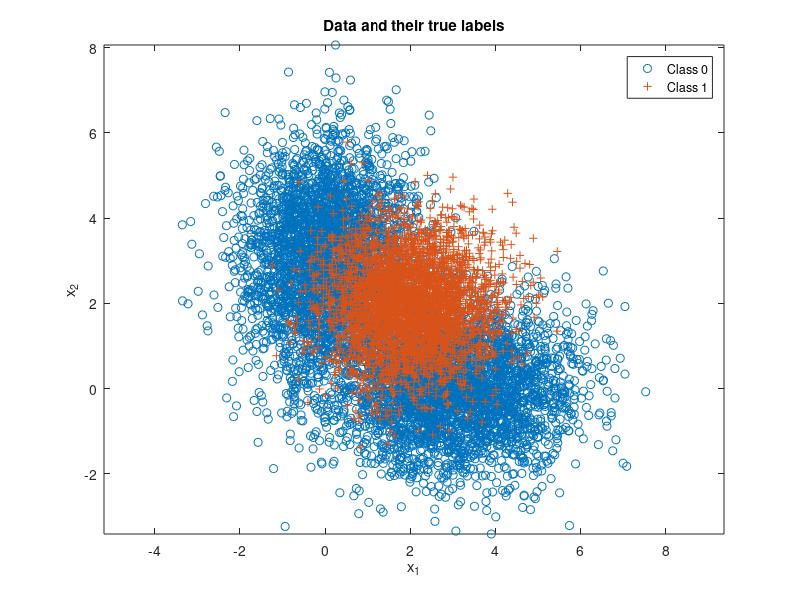

Write the MATLAB code that produced this figure. (Note: this script raises an error after producing the figure.)
close all; clear ; clc;
n = 2;      % number of feature dimensions
N = 10000;   % number of iid samples
% Class 0 parameters
mu0 = [3 0;0 3];
Sigma0(:,:,1) = [2 0;0 1];
Sigma0(:,:,2) = [1 0;0 2];
w = [0.5 0.5];
% Class 1 parameters
mu1 = [2;2]; 
Sigma1 = [1 0;0 1];
p = [0.65 0.35]; % class priors for labels 0 and 1 respectively
label = rand(1,N) >= p(1);
Nc = [length(find(label==0)),length(find(label==1))]; % number of samples from each class
% Draw samples from each class pdf
x = zeros(n,N);
for i = 1 : N
    if label(i) == 0
        % Class 0 samples for each gaussian based on their distribution
        if rand > w(1)
            x(:,i) = mvnrnd(mu0(:,1),Sigma0(:,:,1),1)';
        else
            x(:,i) = mvnrnd(mu0(:,2),Sigma0(:,:,2),1)';
        end
    end
    if label(i) == 1
        % Class 1 samples for each gaussian based on their distribution
        x(:,i) = mvnrnd(mu1,Sigma1,1)';
    end
end
% Plot with class labels
figure(1),
plot(x(1,label==0),x(2,label==0),'o'), hold on;
plot(x(1,label==1),x(2,label==1),'+'), axis equal;
legend('Class 0','Class 1');
title('Data and their true labels');
xlabel('x_1'), ylabel('x_2');


class0pdf = w(1)*evalGaussian(x,mu0(:,1),Sigma0(:,:,1)) + ...
    w(2)*evalGaussian(x,mu0(:,2),Sigma0(:,:,2));
class1pdf = evalGaussian(x,mu1,Sigma1);
discriminantScore = log(class1pdf)-log(class0pdf);
 
%calculate the threshold
sortDisScr = sort(discriminantScore(discriminantScore >= 0));
l = length(sortDisScr);
threshold = zeros(1,l);
decision = zeros(N,l);
indCount = zeros(4,l);
 
for i = 1 : length(sortDisScr)
    if i == 1
        threshold(i) = sortDisScr(1);   
    else
        threshold(i) = (sortDisScr(i-1) + sortDisScr(i)) / 2;  
    end
    %threshold(i)= threshold(i)*2;
end
% compare score to threshold and make decisions
for i = 1 : length(sortDisScr)
        decision(:,i) = (discriminantScore >= log(threshold(i)));
end
% count the number of each situation
for i = 1 : length(sortDisScr)
    count00 = length(find(logical(decision(:,i)')==0 & label==0)); % number of true negative
    count10 = length(find(logical(decision(:,i)')==1 & label==0)); % number of false positive
    count01 = length(find(logical(decision(:,i)')==0 & label==1)); % number of false negative
    count11 = length(find(logical(decision(:,i)')==1 & label==1)); % number of true positive
    %[p10; p11; threshold;p_error]
    indCount(:,i)=[count10/Nc(1);count11/Nc(2);threshold(i);(count10+count01)/N];
end
[min_error,index] = min(indCount(4,:));
% Plot ROC Curve
figure(2),
plot(indCount(1,:),indCount(2,:),"b-"), axis equal; hold on;
%xlim([0 1]), ylim([0 1])
title('ROC Space');
xlabel('FPR'), ylabel('TPR');
plot(indCount(1,index),indCount(2,index),"ro");
%Print Results
fprintf ( 'Minimum probability of error : %.4f\nThreshold Value: %.4f\n\n',...
min_error,indCount(3,index));
ideal_decision =(discriminantScore >= log(p(1)/p(2)));
ideal_pFA = sum(ideal_decision==1 & label==0)/Nc(1); % False alarm
ideal_pTP = sum(ideal_decision==1 & label==1)/Nc(2); % True Positive
% ideal_error = ideal_pFA*p(1) + (1-ideal_pTP)*p(2);
ideal_pNP = sum(ideal_decision==0 & label==1)/Nc(2);% Miss
ideal_error = ideal_pFA*p(1) + ideal_pNP*p(2);

plot(ideal_pFA,ideal_pTP,"gd");
legend('roc curve','min-P_{error}','ideal m,in-P_{error}');
%Print Results
fprintf ( 'Minimum ideal probability of error : %.4f\nIdeal threshold Value: %.4f\n\n',...
ideal_error,p(1)/p(2));





Sb = (w(1)*mu0(:,1)+w(2)*mu0(:,2) - mu1) * (w(1)*mu0(:,1)+w(2)*mu0(:,2)-mu1)';
Sw =w(1)^2*Sigma0(:,:,1)+w(2)^2*Sigma0(:,:,2) + Sigma1;
[V,D] = eig(Sw\Sb); % alpha w = inv(Sw) Sb w 
[ ~,ind] = sort(diag(D),'descend');
wLDA = V(: , ind (1) ) ; % Fisher LDA projection vector
yLDA = wLDA'*x; % All data projected on to the line spanned by wLDA 
% Plot LDA projection
figure (3),
plot (yLDA(  label==0) , zeros (1 ,Nc(1) ) , 'o ' ,yLDA(  label==1) , zeros (1 ,Nc( 2 ) ) , '+ ' ) ;
title('LDA projection of data points and their true labels'); 
xlabel('y_{LDA}');
legend('Class 0','Class 1');
% Sort LDA projection vector and find midpoints
sorted_yLDA = sort(yLDA);
%mid_tau_LDA = [sorted_yLDA(1)-1 sorted_yLDA(1:end-1)+diff(sorted_yLDA)./2 sorted_yLDA(length(sorted_yLDA))+1];
threshold2 = zeros(1,length(sorted_yLDA));
l = length(threshold2);
for i = 1 : l
    if i == 1
        threshold2(i) = sorted_yLDA(1);   
    else
        threshold2(i) = (sorted_yLDA(i-1) + sorted_yLDA(i)) / 2;  
    end
end
% Make decision for every threshold value and find error probabilities
pFA_LDA = zeros(1,l); % False alarm 
pTP_LDA = zeros(1,l); % Correct detection 
pE_LDA = zeros(1,l);
for i = 1: l
    decisionLDA = ( yLDA >= threshold2(i)) ;
    pFA_LDA( i ) = sum(decisionLDA==1 & label==0)/Nc(1) ; % False alarm
    pTP_LDA( i ) = sum(decisionLDA==1 & label==1)/Nc(2) ; % Correct detection 
    pE_LDA(i) = pFA_LDA(i)*p(1) + (1-pTP_LDA(i))*p(2);
end
% Find minimum error and corresponding threshold
[ min_error_LDA , min_index_LDA ] = min(pE_LDA) ;
%min_decision_LDA = (yLDA >= threshold2 ( min_index_LDA ) ) ;
min_FA_LDA = pFA_LDA(min_index_LDA) ; 
min_TP_LDA = pTP_LDA(min_index_LDA) ;

plot(pFA_LDA, pTP_LDA); axis equal; hold on;
%xlim([0 1]), ylim([0 1])
title('Fisher LDA ROC Curve'); 
xlabel('FPR'), ylabel('TPR');
plot(pFA_LDA(min_index_LDA),pTP_LDA(min_index_LDA),"ro");
legend('roc curve','min-P_{error}');
%Print Results
fprintf ('For fisher FDA\n')
fprintf ( 'Minimum probability of error : %.4f\nThreshold Value: %.4f\n\n',...
min_error_LDA, threshold2(min_index_LDA));



